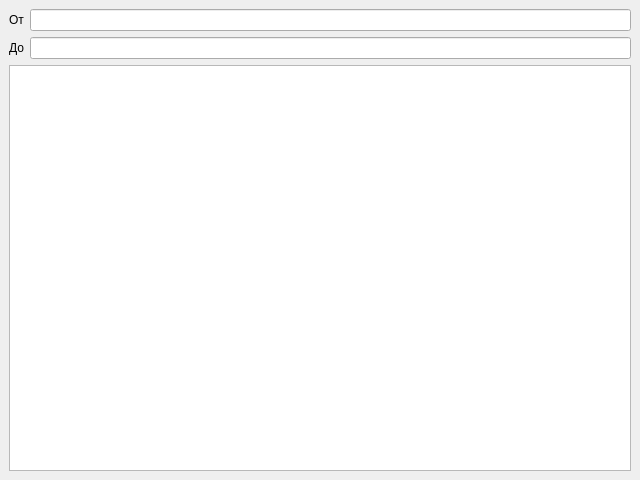
<?xml version="1.0" encoding="UTF-8"?>
<ui version="4.0">
 <class>MemoryView</class>
 <widget class="QDockWidget" name="MemoryView">
  <property name="enabled">
   <bool>true</bool>
  </property>
  <property name="geometry">
   <rect>
    <x>0</x>
    <y>0</y>
    <width>640</width>
    <height>480</height>
   </rect>
  </property>
  <property name="windowTitle">
   <string>Память</string>
  </property>
  <widget class="QWidget" name="dockWidgetContents">
   <layout class="QGridLayout" name="gridLayout_2">
    <item row="2" column="0" colspan="2">
     <widget class="QTableView" name="table"/>
    </item>
    <item row="0" column="1">
     <widget class="QLineEdit" name="from_item"/>
    </item>
    <item row="0" column="0">
     <widget class="QLabel" name="from_label">
      <property name="text">
       <string>От</string>
      </property>
     </widget>
    </item>
    <item row="1" column="0">
     <widget class="QLabel" name="to_label">
      <property name="text">
       <string>До</string>
      </property>
     </widget>
    </item>
    <item row="1" column="1">
     <widget class="QLineEdit" name="to_item"/>
    </item>
   </layout>
  </widget>
 </widget>
 <resources/>
 <connections/>
</ui>
